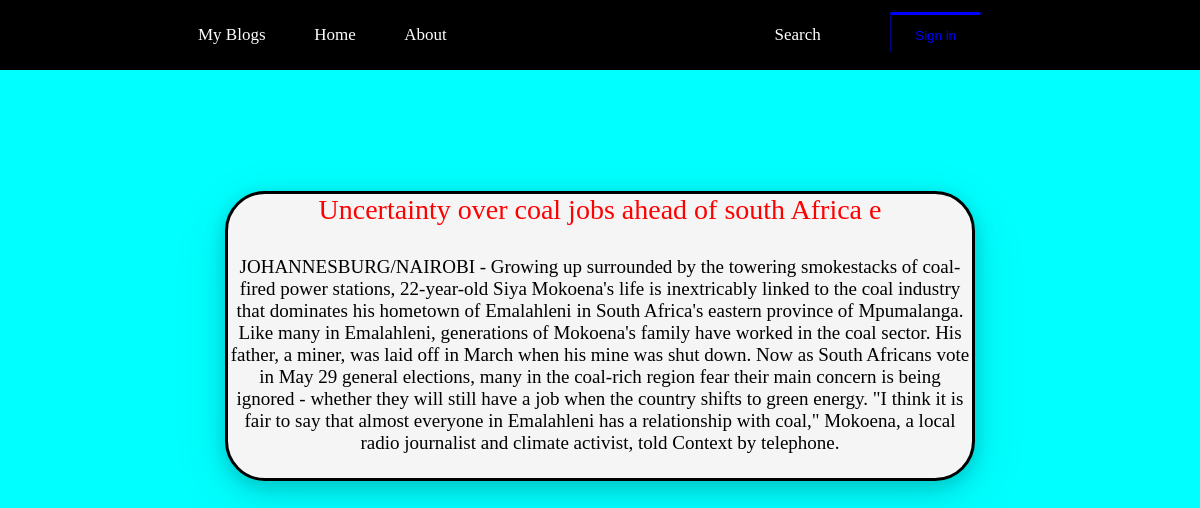
The page /one/4 on the database its author committed.
### home/models.py (models this page shows)
class Article(models.Model):
    name=models.CharField(max_length=50)
    descriptions=models.CharField(max_length=900)

### home/views.py (the view)
# urls.py: path('one/<int:pk>',views.details,name='details'),
def details(req,pk):
    data1= Article.objects.get(id=pk)
    context={
        'data1':data1
    }
    return render(req,'details.html',context)

### home/templates/details.html (shortened to what this page needs)
<!DOCTYPE html>
<html lang="en">
<head>
</head>
<body>
    <div id="d1">
        <div id="d2">
            <ul>
                <li>My Blogs</li>
                <li><a href="{% url 'home' %}">Home</a></li>
                <li><a href="{% url 'about' %}">About</a></li>
            </ul>
        </div>
        <div id="d3">
           <ol>
            <li>Search</li>
            <li><button id="d4">Sign in</button></li>
           </ol>
        </div>
    </div>
    <div id="demo1">
      <center>
        <div id="demo2">
            <p style="font-size: 28px; color: red; font-weight: 500;">{{data1.name}}</p>
            <p style="padding-top:4%; font-size: 19px;">{{data1.descriptions}}</p>
           </div>
      </center>
    </div>
</body>
</html>

### home/templates/details.html (style rules this page uses)
* { margin: 0%; padding: 0%; box-sizing: border-box; }
#d1 { border: 2px solid; height: 70px; width: 100%; display: flex; justify-content: space-evenly; background-color: black; }
#d2 { border: 2px solid; height: 50px; width: 350px; margin-top: 1%; }
#d2 ul { list-style: none; display: flex; justify-content: space-evenly; padding-top: 2.5%; font-size: 17px; color: white; }
#d3 { border: 2px solid; height: 50; width: 350px; margin-left:5%; }
#d3 ol { display: flex; justify-content: space-evenly; list-style: none; padding-top: 6%; font-size: 17px; color: white; }
#d4 { height: 40px; width: 90px; margin-top: -14%; border: none; color: blue; box-shadow: -0.5px -3px blue; background-color: black; }
#demo1 { border: 1px solid aqua; height: 100vh; background-color: aqua; }
#demo2 { border: 3px solid; height: 290px; width: 750px; margin-top: 10%; box-shadow: -3px -3px rgb(245, 234, 219); background-color: whitesmoke; box-shadow: rgba(17, 17, 26, 0.1) 0px 4px 16px, rgba(17, 17, 26, 0.1) 0px 8px 24px, rgba(17, 17, 26, 0.1) 0px 16px 56px; border-radius: 40px; }
a { text-decoration: none; color: white; }

### rows shown on the page
Article: name "Uncertainty over coal jobs ahead of south Africa e", descriptions "JOHANNESBURG/NAIROBI - Growing up surrounded by the towering smokestacks of coal-fired power stations, 22-year-old Siya Mokoena's life is inextricably linked to the coal industry that dominates his hometown of Emalahleni in South Africa's eastern province of Mpumalanga. Like many in Emalahleni, generations of Mokoena's family have worked in the coal sector. His father, a miner, was laid off in March when his mine was shut down. Now as South Africans vote in May 29 general elections, many in the coal-rich region fear their main concern is being ignored - whether they will still have a job when the country shifts to green energy. \"I think it is fair to say that almost everyone in Emalahleni…"
